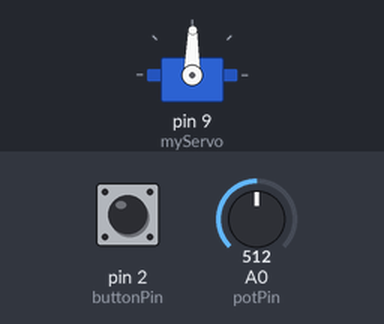
The sketch below on a simulated Arduino Uno, built with avr-gcc and run on an emulated ATmega328P. Shown: servo. The test bench sets the inputs (shaded band); at power-on: pin 2 (buttonPin) HIGH, A0 (potPin) = 512.

Above: at 1.2 s.
1.3 s: pin 2 (buttonPin) pulled LOW for 0.15 s
At 1.87 s:
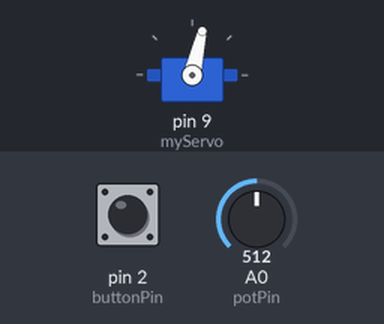
4.4 s: A0 (potPin) set to 716
At 4.8 s:
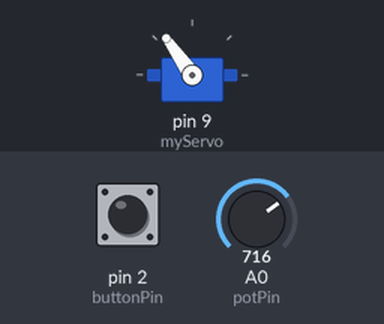
5.9 s: A0 (potPin) set to 900
At 6.9 s:
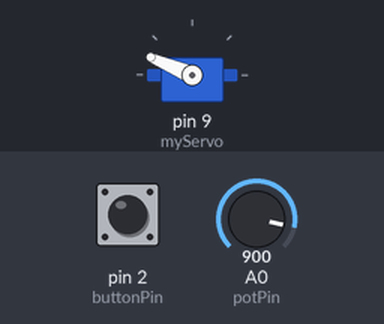
7.4 s: pin 2 (buttonPin) pulled LOW for 1 s
At 9.16 s:
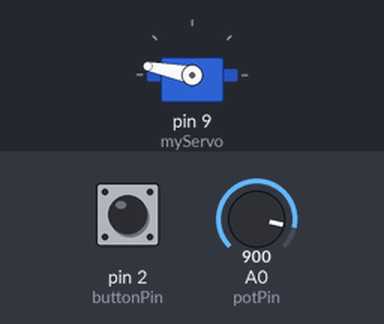
10.5 s: A0 (potPin) set to 306
At 11.5 s:
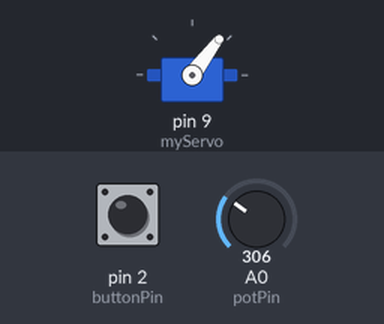
12.0 s: A0 (potPin) set to 122
At 12.9 s:
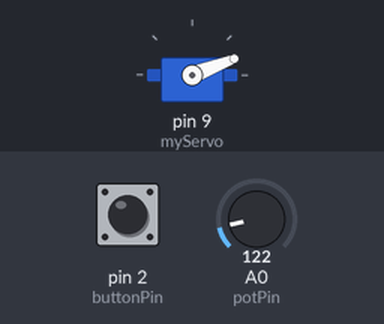
Timing chart, 0 to 14.5 s (numbered marks = the images above; inputs shaded):
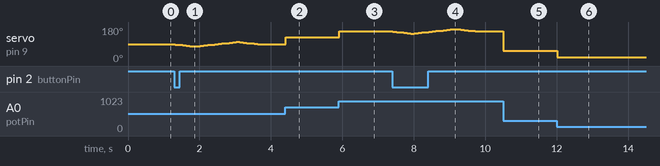

The sketch:

Servo_test.ino
```cpp
// Test Servo with potentiometer and pushbutton
// pot is connected to A0, +5V, GND with 100uF cap across voltage
// servo is connected to pin 9, +5V, GND with 100uF cap across voltage
// pushbutton is connected to pin 2 and GND (use internal pull-up resistor)

// OBSERVATION:  arduino servo is not too smooth


#include <Servo.h>

Servo myServo;

int const buttonPin = 2;
int const potPin = A0;
int potVal;
int angle;
int buttonState = 0;
// int min_Angle; (add later for edge cases)

unsigned long button_time=0;
unsigned long last_button_time=0;

void setup() {
  // put your setup code here, to run once:
  myServo.attach(9);
  pinMode(buttonPin, INPUT_PULLUP);
  Serial.begin(9600);


}

void loop() {
  // put your main code here, to run repeatedly:
  buttonState = digitalRead(buttonPin);
  potVal = analogRead(potPin);
//  Serial.print("potVal: ");
//  Serial.print(potVal);
  angle = map(potVal, 0, 1023, 0, 179);
//  Serial.print(", angle: ");
//  Serial.println(angle);
  myServo.write(angle);
  delay(15);


// DO THIS IF BUTTON GETS PUSHED, ACCOUNT FOR MECHANICAL BOUNCE (LOW IS LONGER THAN .25sec)
  if (buttonState == LOW) {
  button_time=millis();
    if (button_time - last_button_time >250) {
      last_button_time = button_time;

// SHOULD HANDLE EDGE CASES (angle range is from 0 to 179)
//      min_Angle = angle-15>0 ? angle-15 : 0;

      for (int i=1; i<7; i++){
        myServo.write(angle-(2*i));
        delay(100);
      }

      for (int i=1; i<13; i++){
        myServo.write(angle+(2*i-12));
        delay(100);
      }

      for (int i=1; i<7; i++){
        myServo.write(angle+(12-2*i));
        delay(100);
      }

    }

  }
}
```

Measured:
- after the input at 1.3 s, servo on pin 9 (myServo): 89° → 87° at once, → 85° 0.10 s later, → 83° 0.10 s later, → 81° 0.10 s later, … (24 changes in this stretch)
- after the input at 4.4 s, servo on pin 9 (myServo): 89° → 125° at once
- after the input at 5.9 s, servo on pin 9 (myServo): 125° → 157° at once
- after the input at 7.4 s, servo on pin 9 (myServo): 157° → 155° at once, → 153° 0.10 s later, → 151° 0.10 s later, → 149° 0.10 s later, … (24 changes in this stretch)
- after the input at 10.5 s, servo on pin 9 (myServo): 157° → 53° at once
- after the input at 12.0 s, servo on pin 9 (myServo): 53° → 21° at once
